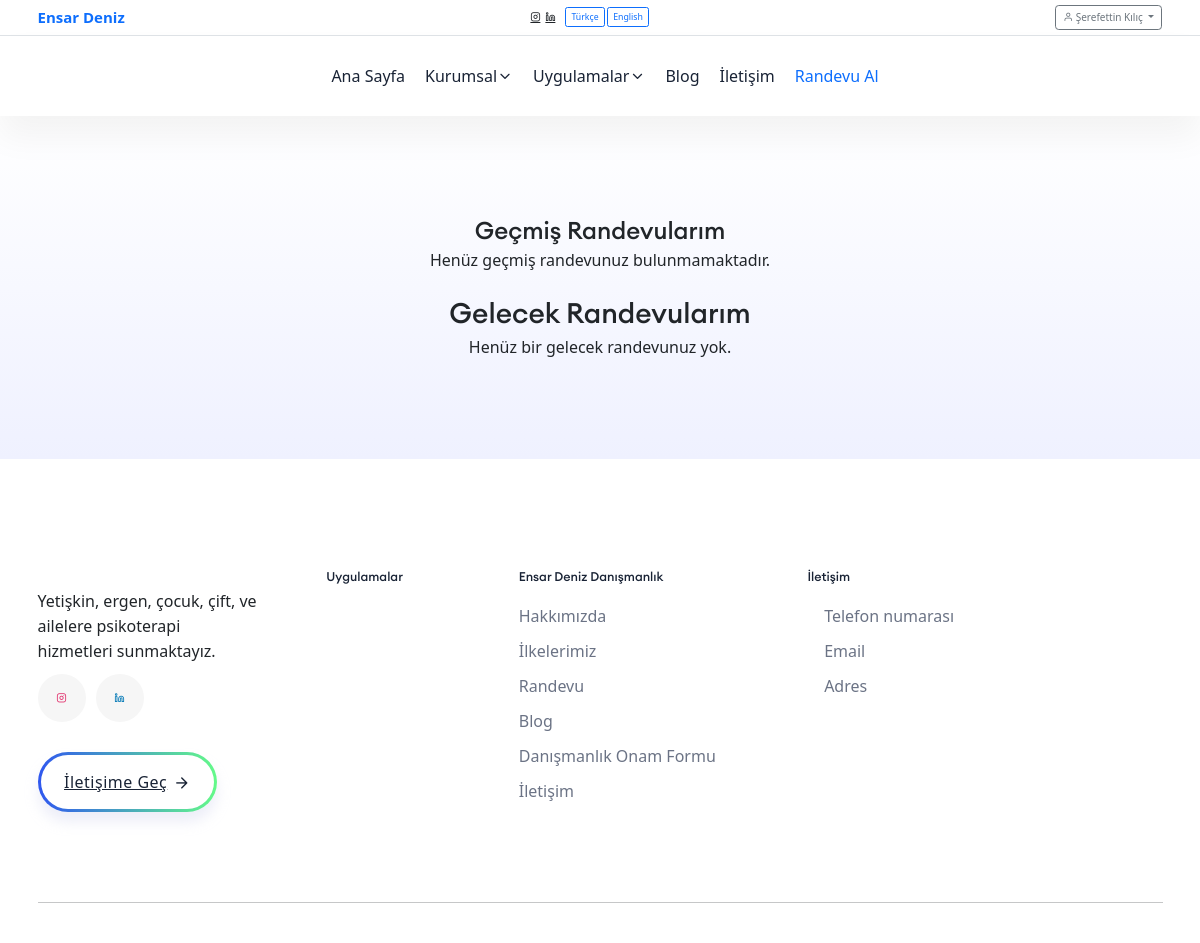
Page /kullanici/profil/ (signed in) on the earlier database version.
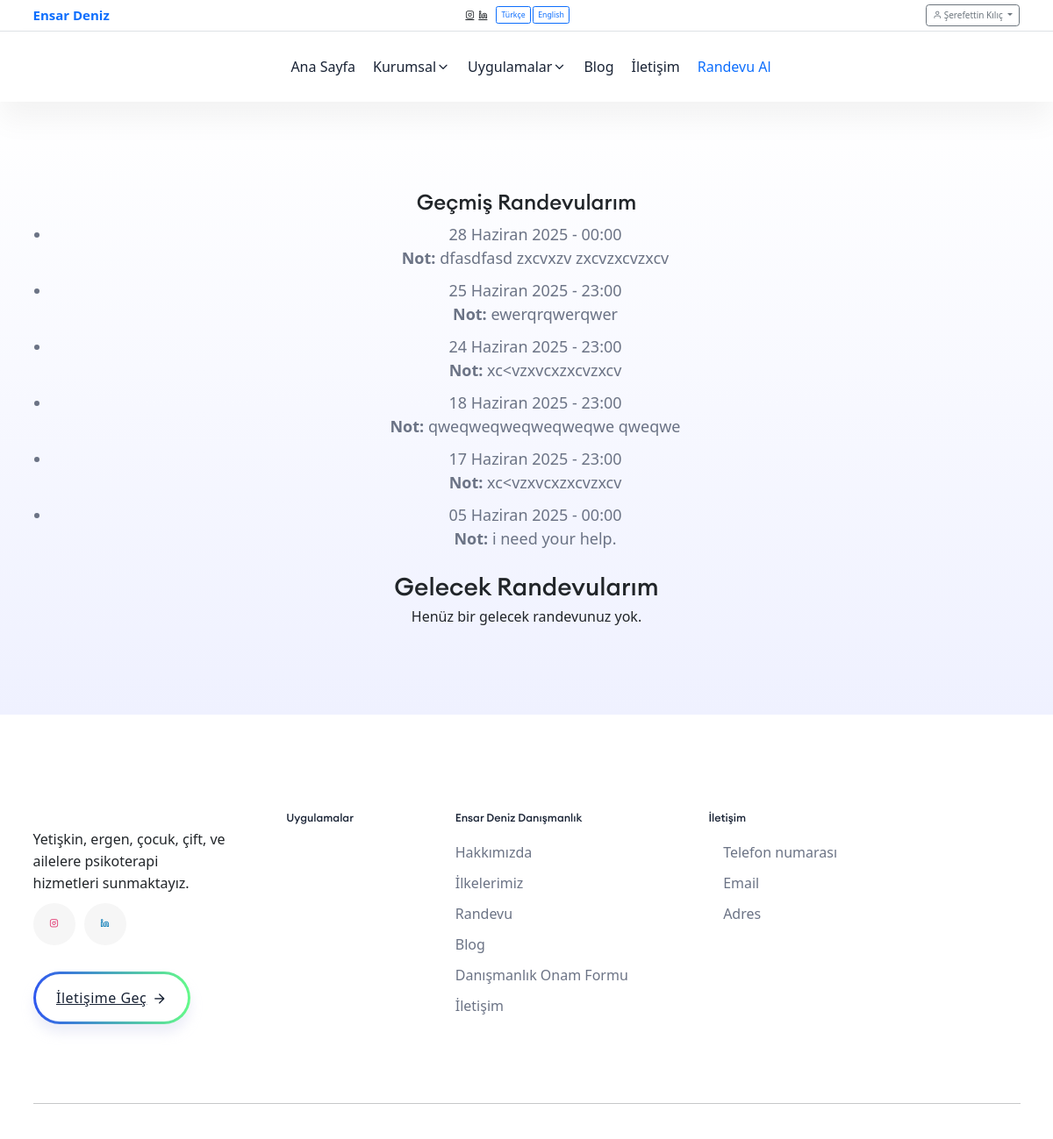
Same page on the later database version.
### users/models.py (models this page shows, shortened)
class Appointment(models.Model):
    client = models.ForeignKey(CustomUser, on_delete=models.CASCADE, related_name="appointments")
    date = models.DateField()
    time = models.TimeField()
    notes = models.TextField(blank=True, null=True)
    created_at = models.DateTimeField(auto_now_add=True)
    is_paid = models.BooleanField(default=False)
    my_notes = models.TextField(blank=True, null=True)

### users/views.py (the view)
# urls.py: path('profil/', views.user_profile, name='profile'),
@login_required
def user_profile(request):
    user = request.user
    now = datetime.now()
    past_appointments = Appointment.objects.filter(client=user, date__lt=now.date()).order_by('-date', '-time')
    future_appointments = Appointment.objects.filter(client=user, date__gte=datetime.now().date()).order_by('date', 'time')
    return render(request, 'users/profil.html', {
        'past_appointments': past_appointments,
        'future_appointments': future_appointments
    })

### core/context_processors.py (called while the page is built)
def interventions_context(request):
    return {
        'intervention': Intervention.objects.all(),
        'redirect_to': request.path
    }

def get_client_ip(request):
    x_forwarded_for = request.META.get('HTTP_X_FORWARDED_FOR')
    if x_forwarded_for:
        ip = x_forwarded_for.split(',')[0]
    else:
        ip = request.META.get('REMOTE_ADDR')
    return ip

def is_from_turkey(request):
    if 'is_from_turkey' not in request.session:
        ip = get_client_ip(request)
        print("client ip: ", ip)
        try:
            response = requests.get(f"https://ipwho.is/{ip}")
            data = response.json()
            country = data.get("country")
            is_turkey = (country == "Turkey")
        except Exception:
            is_turkey = False
        request.session['is_from_turkey'] = is_turkey
    return {
        'is_from_turkey': request.session.get('is_from_turkey', False)
    }

### payment/context_processors.py (called while the page is built, shortened)
def interventions_context(request):
    return {
        'intervention': Intervention.objects.all(),
        'redirect_to': request.path
    }

def is_from_turkey(request):
    return {
        'is_from_turkey': request.session.get('is_from_turkey', False)
    }

### templates/users/profil.html (shortened to what this page needs)
<!DOCTYPE html>
{% load static %}
{% load i18n %}
<html lang="en">
<head>
    <link rel="stylesheet" href="{% static 'css/vendor/bootstrap.min.css' %}">
    <link rel="stylesheet" href="{% static 'css/vendor/slick.css' %}">
    <link rel="stylesheet" href="{% static 'css/vendor/slick-theme.css' %}">
    <link rel="stylesheet" href="{% static 'css/plugins/sal.css' %}">
    <link rel="stylesheet" href="{% static 'css/plugins/feather.css' %}">
    <link rel="stylesheet" href="{% static 'css/plugins/fontawesome.min.css' %}">
    <link rel="stylesheet" href="{% static 'css/plugins/euclid-circulara.css' %}">
    <link rel="stylesheet" href="{% static 'css/plugins/swiper.css' %}">
    <link rel="stylesheet" href="{% static 'css/plugins/magnify.css' %}">
    <link rel="stylesheet" href="{% static 'css/plugins/odometer.css' %}">
    <link rel="stylesheet" href="{% static 'css/plugins/animation.css' %}">
    <link rel="stylesheet" href="{% static 'css/plugins/bootstrap-select.min.css' %}">
    <link rel="stylesheet" href="{% static 'css/plugins/jquery-ui.css' %}">
    <link rel="stylesheet" href="{% static 'css/plugins/magnigy-popup.min.css' %}">
    <link rel="stylesheet" href="{% static 'css/style.css' %}">
    <link rel="stylesheet" href="https://cdn.jsdelivr.net/npm/bootstrap@5.3.0/dist/css/bootstrap.min.css">
    <link rel="stylesheet"
        href="https://cdnjs.cloudflare.com/ajax/libs/bootstrap-datepicker/1.9.0/css/bootstrap-datepicker.min.css">
    <link rel="stylesheet"
        href="https://cdnjs.cloudflare.com/ajax/libs/bootstrap-timepicker/0.5.2/css/bootstrap-timepicker.min.css">
    <link rel="stylesheet" href="https://cdn.jsdelivr.net/npm/flatpickr/dist/flatpickr.min.css">
</head>
<body>
        <div id="app">
            <header class="rbt-header rbt-header-9">
                {% include '../header.html' %}
                {% include '../navbar.html' %}
            </header>
        <div class="rbt-breadcrumb-default ptb--100 ptb_md--50 ptb_sm--30 bg-gradient-1">
            <div class="container">
                <div class="row">
                    <div class="col-lg-12">
                        <div class="breadcrumb-inner text-center">
                            <h3>Geçmiş Randevularım</h3>
                            {% if past_appointments %}
                            <ul>
                                {% for appointment in past_appointments %}
                                <li>
                                    {{ appointment.date }} - {{ appointment.time }} <br>
                                    <strong>Not:</strong> {{ appointment.notes|default:"-" }}
                                </li>
                                {% endfor %}
                            </ul>
                            {% else %}
                            <p>Henüz geçmiş randevunuz bulunmamaktadır.</p>
                            {% endif %}
                            <br>
                            <h2>Gelecek Randevularım</h2>
                            {% if future_appointments %}
                            <ul>
                                {% for appointment in future_appointments %}
                                <li>{{ appointment.date }} - {{ appointment.time }} - {{ appointment.notes }}</li>
                                {% endfor %}
                            </ul>
                            {% else %}
                            <p>Henüz bir gelecek randevunuz yok.</p>
                            {% endif %}
                        </div>
                    </div>
                </div>
            </div>
        </div>
        <div class="mt-5">
            {% include '../footer.html' %}
        </div>
    </div>
</body>
</html>

Differences in the rows shown:
added Appointment: date "28 Haziran 2025", time "00:00", notes "dfasdfasd zxcvxzv zxcvzxcvzxcv"
added Appointment: date "25 Haziran 2025", time "23:00", notes "ewerqrqwerqwer"
added Appointment: date "24 Haziran 2025", time "23:00", notes "xc<vzxvcxzxcvzxcv"
added Appointment: date "18 Haziran 2025", time "23:00", notes "qweqweqweqweqweqwe qweqwe"
added Appointment: date "17 Haziran 2025", time "23:00", notes "xc<vzxvcxzxcvzxcv"
added Appointment: date "05 Haziran 2025", time "00:00", notes "i need your help."
Other differences:
text no longer shown: "Henüz geçmiş randevunuz bulunmamaktadır."
